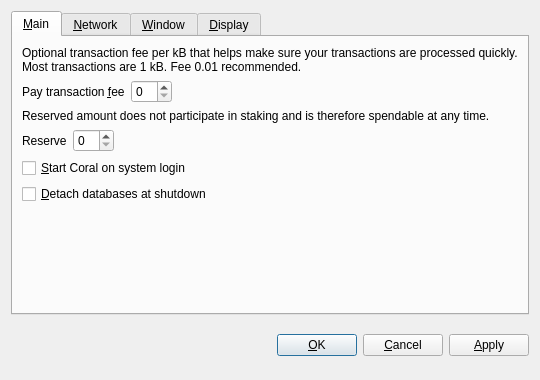
<?xml version="1.0" encoding="UTF-8"?>
<ui version="4.0">
 <class>OptionsDialog</class>
 <widget class="QDialog" name="OptionsDialog">
  <property name="geometry">
   <rect>
    <x>0</x>
    <y>0</y>
    <width>540</width>
    <height>380</height>
   </rect>
  </property>
  <property name="windowTitle">
   <string>Options</string>
  </property>
  <property name="modal">
   <bool>true</bool>
  </property>
  <layout class="QVBoxLayout" name="verticalLayout">
   <item>
    <widget class="QTabWidget" name="tabWidget">
     <property name="tabPosition">
      <enum>QTabWidget::North</enum>
     </property>
     <property name="currentIndex">
      <number>0</number>
     </property>
     <widget class="QWidget" name="tabMain">
      <attribute name="title">
       <string>&amp;Main</string>
      </attribute>
      <layout class="QVBoxLayout" name="verticalLayout_Main">
       <item>
        <widget class="QLabel" name="transactionFeeInfoLabel">
         <property name="text">
          <string>Optional transaction fee per kB that helps make sure your transactions are processed quickly. Most transactions are 1 kB. Fee 0.01 recommended.</string>
         </property>
         <property name="textFormat">
          <enum>Qt::PlainText</enum>
         </property>
         <property name="wordWrap">
          <bool>true</bool>
         </property>
        </widget>
       </item>
       <item>
        <layout class="QHBoxLayout" name="horizontalLayoutFee">
         <item>
          <widget class="QLabel" name="transactionFeeLabel">
           <property name="text">
            <string>Pay transaction &amp;fee</string>
           </property>
           <property name="textFormat">
            <enum>Qt::PlainText</enum>
           </property>
           <property name="buddy">
            <cstring>transactionFee</cstring>
           </property>
          </widget>
         </item>
         <item>
          <widget class="BitcoinAmountField" name="transactionFee"/>
         </item>
         <item>
          <spacer name="horizontalSpacerFee">
           <property name="orientation">
            <enum>Qt::Horizontal</enum>
           </property>
           <property name="sizeHint" stdset="0">
            <size>
             <width>40</width>
             <height>20</height>
            </size>
           </property>
          </spacer>
         </item>
        </layout>
       </item>
       <item>
        <widget class="QLabel" name="reserveBalanceInfoLabel">
         <property name="text">
          <string>Reserved amount does not participate in staking and is therefore spendable at any time.</string>
         </property>
         <property name="textFormat">
          <enum>Qt::PlainText</enum>
         </property>
         <property name="wordWrap">
          <bool>true</bool>
         </property>
        </widget>
       </item>
       <item>
        <layout class="QHBoxLayout" name="horizontalLayoutReserveBalance">
         <item>
          <widget class="QLabel" name="reserveBalanceLabel">
           <property name="text">
            <string>Reserve</string>
           </property>
           <property name="textFormat">
            <enum>Qt::PlainText</enum>
           </property>
           <property name="buddy">
            <cstring>reserveBalance</cstring>
           </property>
          </widget>
         </item>
         <item>
          <widget class="BitcoinAmountField" name="reserveBalance"/>
         </item>
         <item>
          <spacer name="horizontalSpacerReserveBalance">
           <property name="orientation">
            <enum>Qt::Horizontal</enum>
           </property>
           <property name="sizeHint" stdset="0">
            <size>
             <width>40</width>
             <height>20</height>
            </size>
           </property>
          </spacer>
         </item>
        </layout>
       </item>
       <item>
        <widget class="QCheckBox" name="bitcoinAtStartup">
         <property name="toolTip">
          <string>Automatically start Coral after logging in to the system.</string>
         </property>
         <property name="text">
          <string>&amp;Start Coral on system login</string>
         </property>
        </widget>
       </item>
       <item>
        <widget class="QCheckBox" name="detachDatabases">
         <property name="toolTip">
          <string>Detach block and address databases at shutdown. This means they can be moved to another data directory, but it slows down shutdown. The wallet is always detached.</string>
         </property>
         <property name="text">
          <string>&amp;Detach databases at shutdown</string>
         </property>
        </widget>
       </item>
       <item>
        <spacer name="verticalSpacer_Main">
         <property name="orientation">
          <enum>Qt::Vertical</enum>
         </property>
         <property name="sizeHint" stdset="0">
          <size>
           <width>20</width>
           <height>40</height>
          </size>
         </property>
        </spacer>
       </item>
      </layout>
     </widget>
     <widget class="QWidget" name="tabNetwork">
      <attribute name="title">
       <string>&amp;Network</string>
      </attribute>
      <layout class="QVBoxLayout" name="verticalLayout_Network">
       <item>
        <widget class="QCheckBox" name="mapPortUpnp">
         <property name="toolTip">
          <string>Automatically open the Coral client port on the router. This only works when your router supports UPnP and it is enabled.</string>
         </property>
         <property name="text">
          <string>Map port using &amp;UPnP</string>
         </property>
        </widget>
       </item>
       <item>
        <widget class="QCheckBox" name="connectSocks">
         <property name="toolTip">
          <string>Connect to the Coral network through a SOCKS proxy (e.g. when connecting through Tor).</string>
         </property>
         <property name="text">
          <string>&amp;Connect through SOCKS proxy:</string>
         </property>
        </widget>
       </item>
       <item>
        <layout class="QHBoxLayout" name="horizontalLayout_Network">
         <item>
          <widget class="QLabel" name="proxyIpLabel">
           <property name="text">
            <string>Proxy &amp;IP:</string>
           </property>
           <property name="textFormat">
            <enum>Qt::PlainText</enum>
           </property>
           <property name="buddy">
            <cstring>proxyIp</cstring>
           </property>
          </widget>
         </item>
         <item>
          <widget class="QValidatedLineEdit" name="proxyIp">
           <property name="maximumSize">
            <size>
             <width>140</width>
             <height>16777215</height>
            </size>
           </property>
           <property name="toolTip">
            <string>IP address of the proxy (e.g. 127.0.0.1)</string>
           </property>
          </widget>
         </item>
         <item>
          <widget class="QLabel" name="proxyPortLabel">
           <property name="text">
            <string>&amp;Port:</string>
           </property>
           <property name="textFormat">
            <enum>Qt::PlainText</enum>
           </property>
           <property name="buddy">
            <cstring>proxyPort</cstring>
           </property>
          </widget>
         </item>
         <item>
          <widget class="QLineEdit" name="proxyPort">
           <property name="maximumSize">
            <size>
             <width>55</width>
             <height>16777215</height>
            </size>
           </property>
           <property name="toolTip">
            <string>Port of the proxy (e.g. 9050)</string>
           </property>
          </widget>
         </item>
         <item>
          <widget class="QLabel" name="socksVersionLabel">
           <property name="text">
            <string>SOCKS &amp;Version:</string>
           </property>
           <property name="textFormat">
            <enum>Qt::PlainText</enum>
           </property>
           <property name="buddy">
            <cstring>socksVersion</cstring>
           </property>
          </widget>
         </item>
         <item>
          <widget class="QValueComboBox" name="socksVersion">
           <property name="toolTip">
            <string>SOCKS version of the proxy (e.g. 5)</string>
           </property>
          </widget>
         </item>
         <item>
          <spacer name="horizontalSpacer_Network">
           <property name="orientation">
            <enum>Qt::Horizontal</enum>
           </property>
           <property name="sizeHint" stdset="0">
            <size>
             <width>40</width>
             <height>20</height>
            </size>
           </property>
          </spacer>
         </item>
        </layout>
       </item>
       <item>
        <spacer name="verticalSpacer_Network">
         <property name="orientation">
          <enum>Qt::Vertical</enum>
         </property>
         <property name="sizeHint" stdset="0">
          <size>
           <width>20</width>
           <height>40</height>
          </size>
         </property>
        </spacer>
       </item>
      </layout>
     </widget>
     <widget class="QWidget" name="tabWindow">
      <attribute name="title">
       <string>&amp;Window</string>
      </attribute>
      <layout class="QVBoxLayout" name="verticalLayout_Window">
       <item>
        <widget class="QCheckBox" name="minimizeToTray">
         <property name="toolTip">
          <string>Show only a tray icon after minimizing the window.</string>
         </property>
         <property name="text">
          <string>&amp;Minimize to the tray instead of the taskbar</string>
         </property>
        </widget>
       </item>
       <item>
        <widget class="QCheckBox" name="minimizeOnClose">
         <property name="toolTip">
          <string>Minimize instead of exit the application when the window is closed. When this option is enabled, the application will be closed only after selecting Quit in the menu.</string>
         </property>
         <property name="text">
          <string>M&amp;inimize on close</string>
         </property>
        </widget>
       </item>
       <item>
        <spacer name="verticalSpacer_Window">
         <property name="orientation">
          <enum>Qt::Vertical</enum>
         </property>
         <property name="sizeHint" stdset="0">
          <size>
           <width>20</width>
           <height>40</height>
          </size>
         </property>
        </spacer>
       </item>
      </layout>
     </widget>
     <widget class="QWidget" name="tabDisplay">
      <attribute name="title">
       <string>&amp;Display</string>
      </attribute>
      <layout class="QVBoxLayout" name="verticalLayout_Display">
       <item>
        <layout class="QHBoxLayout" name="horizontalLayout_1_Display">
         <item>
          <widget class="QLabel" name="langLabel">
           <property name="text">
            <string>User Interface &amp;language:</string>
           </property>
           <property name="textFormat">
            <enum>Qt::PlainText</enum>
           </property>
           <property name="buddy">
            <cstring>lang</cstring>
           </property>
          </widget>
         </item>
         <item>
          <widget class="QValueComboBox" name="lang">
           <property name="toolTip">
            <string>The user interface language can be set here. This setting will take effect after restarting Coral.</string>
           </property>
          </widget>
         </item>
        </layout>
       </item>
       <item>
        <layout class="QHBoxLayout" name="horizontalLayout_2_Display">
         <item>
          <widget class="QLabel" name="unitLabel">
           <property name="text">
            <string>&amp;Unit to show amounts in:</string>
           </property>
           <property name="textFormat">
            <enum>Qt::PlainText</enum>
           </property>
           <property name="buddy">
            <cstring>unit</cstring>
           </property>
          </widget>
         </item>
         <item>
          <widget class="QValueComboBox" name="unit">
           <property name="toolTip">
            <string>Choose the default subdivision unit to show in the interface and when sending coins.</string>
           </property>
          </widget>
         </item>
        </layout>
       </item>
       <item>
        <widget class="QCheckBox" name="displayAddresses">
         <property name="toolTip">
          <string>Whether to show Coral addresses in the transaction list or not.</string>
         </property>
         <property name="text">
          <string>&amp;Display addresses in transaction list</string>
         </property>
        </widget>
       </item>
       <item>
        <widget class="QCheckBox" name="coinControlFeatures">
         <property name="toolTip">
          <string>Whether to show coin control features or not.</string>
         </property>
         <property name="text">
          <string>Display coin &amp;control features (experts only!)</string>
         </property>
        </widget>
       </item>
       <item>
        <spacer name="verticalSpacer_Display">
         <property name="orientation">
          <enum>Qt::Vertical</enum>
         </property>
         <property name="sizeHint" stdset="0">
          <size>
           <width>20</width>
           <height>40</height>
          </size>
         </property>
        </spacer>
       </item>
      </layout>
     </widget>
    </widget>
   </item>
   <item>
    <layout class="QHBoxLayout" name="horizontalLayout_Buttons">
     <item>
      <spacer name="horizontalSpacer_1">
       <property name="orientation">
        <enum>Qt::Horizontal</enum>
       </property>
       <property name="sizeHint" stdset="0">
        <size>
         <width>40</width>
         <height>48</height>
        </size>
       </property>
      </spacer>
     </item>
     <item>
      <widget class="QLabel" name="statusLabel">
       <property name="font">
        <font>
         <weight>75</weight>
         <bold>true</bold>
        </font>
       </property>
       <property name="text">
        <string/>
       </property>
       <property name="textFormat">
        <enum>Qt::PlainText</enum>
       </property>
       <property name="wordWrap">
        <bool>true</bool>
       </property>
      </widget>
     </item>
     <item>
      <spacer name="horizontalSpacer_2">
       <property name="orientation">
        <enum>Qt::Horizontal</enum>
       </property>
       <property name="sizeHint" stdset="0">
        <size>
         <width>40</width>
         <height>48</height>
        </size>
       </property>
      </spacer>
     </item>
     <item>
      <widget class="QPushButton" name="okButton">
       <property name="text">
        <string>&amp;OK</string>
       </property>
      </widget>
     </item>
     <item>
      <widget class="QPushButton" name="cancelButton">
       <property name="text">
        <string>&amp;Cancel</string>
       </property>
       <property name="autoDefault">
        <bool>false</bool>
       </property>
      </widget>
     </item>
     <item>
      <widget class="QPushButton" name="applyButton">
       <property name="text">
        <string>&amp;Apply</string>
       </property>
       <property name="autoDefault">
        <bool>false</bool>
       </property>
      </widget>
     </item>
    </layout>
   </item>
  </layout>
 </widget>
 <customwidgets>
  <customwidget>
   <class>BitcoinAmountField</class>
   <extends>QSpinBox</extends>
   <header>bitcoinamountfield.h</header>
  </customwidget>
  <customwidget>
   <class>QValueComboBox</class>
   <extends>QComboBox</extends>
   <header>qvaluecombobox.h</header>
  </customwidget>
  <customwidget>
   <class>QValidatedLineEdit</class>
   <extends>QLineEdit</extends>
   <header>qvalidatedlineedit.h</header>
  </customwidget>
 </customwidgets>
 <resources/>
 <connections/>
</ui>
